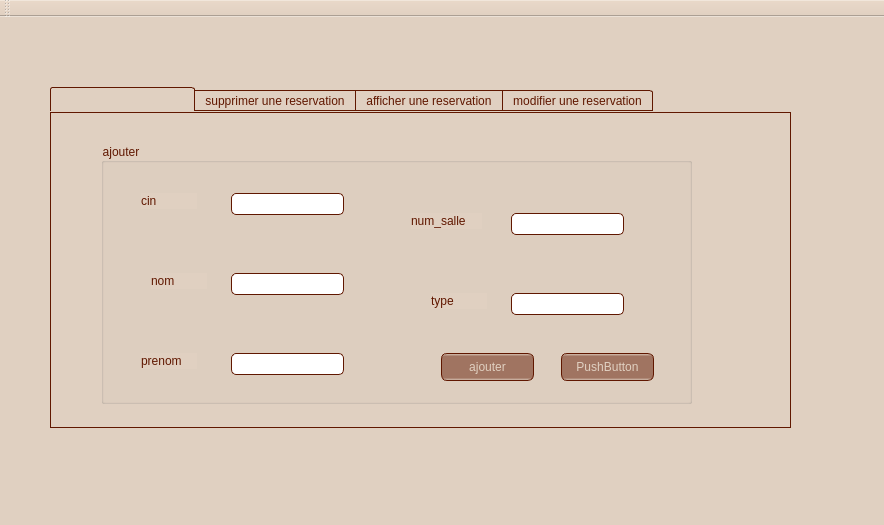
<?xml version="1.0" encoding="UTF-8"?>
<ui version="4.0">
 <class>MainWindow</class>
 <widget class="QMainWindow" name="MainWindow">
  <property name="geometry">
   <rect>
    <x>0</x>
    <y>0</y>
    <width>884</width>
    <height>525</height>
   </rect>
  </property>
  <property name="windowTitle">
   <string>Gestion des Clients</string>
  </property>
  <property name="styleSheet">
   <string notr="true">QToolTip
{
     border: 1px white ;
     background-color: #601700;
     padding: 1px;
     border-radius: 3px;
     opacity: 100;
}

QWidget
{
    color: #601700;
    background-color: #e0d0c1;
}

/*QWidget:item
{
	 border-top-color: #601700;
    border-color: #601700;
    color: #e0d0c1;
	background-color: #e0d0c1;
	
}*/
QWidget:item:hover
{
    background-color: QLinearGradient( x1: 0, y1: 0, x2: 0, y2: 1, stop: 0 #e0d0c1, stop: 1 #a07461);
    color: #601700;
}

QWidget:item:selected
{
    background-color: QLinearGradient( x1: 0, y1: 0, x2: 0, y2: 1, stop: 0 #a07461, stop: 1 #a07461);
}

QMenuBar::item
{
    background: white;
}

QMenuBar::item:selected
{
    background: transparent;
    border: 1px solid #ffaa00;
}

QMenuBar::item:pressed
{
    background: #444;
    border: 1px solid #000;
    background-color: QLinearGradient(
        x1:0, y1:0,
        x2:0, y2:1,
        stop:1 #212121,
        stop:0.4 #343434/*,
        stop:0.2 #343434,
        stop:0.1 #ffaa00*/
    );
    margin-bottom:-1px;
    padding-bottom:1px;
}

QMenu
{
    border: 1px solid #000;
}

QMenu::item
{
    padding: 2px 20px 2px 20px;
}

QMenu::item:selected
{
    color: #000000;
}

QWidget:disabled
{
    color: #601700;
    background-color: #e0d0c1;
}

QAbstractItemView
{
    background-color: #e0d0c1/*QLinearGradient( x1: 0, y1: 0, x2: 0, y2: 1, stop: 0 #4d4d4d, stop: 0.1 #646464, stop: 1 #5d5d5d);*/
}

QWidget:focus
{
    /*border: 2px solid QLinearGradient( x1: 0, y1: 0, x2: 0, y2: 1, stop: 0 #ffa02f, stop: 1 #d7801a);*/
}

QLineEdit
{
    background-color:white;
/*QLinearGradient( x1: 0, y1: 0, x2: 0, y2: 1, stop: 0 #a07461, stop: 0 #a07461, stop: 1 #a07461);*/
    padding: 1px;
    border-style: solid;
    border: 1px solid #601700;
    border-radius: 5;
}

QPushButton
{
    color: #e0d0c1;
    background-color: QLinearGradient( x1: 0, y1: 0, x2: 0, y2: 1, stop: 0 #e0d0c1, stop: 0.1 #a07461, stop: 0.5 #a07461, stop: 0.9 #a07461, stop: 1 #e0d0c1);
    border-width: 1px;
    border-color: #601700;
    border-style: solid;
    border-radius: 6;
    padding: 3px;
    font-size: 12px;
    padding-left: 5px;
    padding-right: 5px;
}

QPushButton:pressed
{
    background-color:QLinearGradient( x1: 0, y1: 0, x2: 0, y2: 1, stop: 0 #a07461, stop: 0.2 #601700, stop: 0.5 #601700, stop: 0.8 #601700, stop: 1 #a07461);
/*QLinearGradient( x1: 0, y1: 0, x2: 0, y2: 1, stop: 0 #a07461, stop: 0.1 #601700, stop: 0.5 #601700, stop: 0.9 #601700, stop: 1 #61700);*/
}

QComboBox
{
    selection-background-color: #ffaa00;
    background-color: QLinearGradient( x1: 0, y1: 0, x2: 0, y2: 1, stop: 0 #565656, stop: 0.1 #525252, stop: 0.5 #4e4e4e, stop: 0.9 #4a4a4a, stop: 1 #464646);
    border-style: solid;
    border: 1px solid #ffffff;
    border-radius: 5;
}

QComboBox:hover,QPushButton:hover
{
    border: 2px solid QLinearGradient( x1: 0, y1: 0, x2: 0, y2: 1, stop: 0 #a07461, stop: 1 #c18c75);
}


QComboBox:on
{
    padding-top: 3px;
    padding-left: 4px;
    background-color: QLinearGradient( x1: 0, y1: 0, x2: 0, y2: 1, stop: 0 #2d2d2d, stop: 0.1 #2b2b2b, stop: 0.5 #292929, stop: 0.9 #282828, stop: 1 #252525);
    selection-background-color: #ffaa00;
}

QComboBox QAbstractItemView
{
    border: 2px solid white;
    selection-background-color: QLinearGradient( x1: 0, y1: 0, x2: 0, y2: 1, stop: 0 #ffa02f, stop: 1 #d7801a);
}

QComboBox::drop-down
{
     subcontrol-origin: padding;
     subcontrol-position: top right;
     width: 15px;

     border-left-width: 0px;
     border-left-color: darkgray;
     border-left-style: solid; /* just a single line */
     border-top-right-radius: 3px; /* same radius as the QComboBox */
     border-bottom-right-radius: 3px;
 }

QComboBox::down-arrow
{
     image: url(:/down_arrow.png);
}

QGroupBox:focus
{
border: 2px solid #e0d0c1/*QLinearGradient( x1: 0, y1: 0, x2: 0, y2: 1, stop: 0 #e0d0c1, stop: 1 #a07461);*/
}

QTextEdit:focus
{
    border: 2px solid #e0d0c1/*QLinearGradient( x1: 0, y1: 0, x2: 0, y2: 1, stop: 0 #ffa02f, stop: 1 #d7801a);*/
}

QScrollBar:horizontal {
     border: 1px solid #601700;
     background: QLinearGradient( x1: 0, y1: 0, x2: 0, y2: 1, stop: 0.0 #601700, stop: 0.2 #601700, stop: 1 #601700);
     height: 7px;
     margin: 0px 16px 0 16px;
}

QScrollBar::handle:horizontal
{
      background: QLinearGradient( x1: 0, y1: 0, x2: 1, y2: 0, stop: 0 #e0d0c1, stop: 0.5 #e0d0c1, stop: 1 #e0d0c1);
      min-height: 20px;
      border-radius: 2px;
}

QScrollBar::add-line:horizontal {
      border: 1px solid #601700;
      border-radius: 2px;
      background: QLinearGradient( x1: 0, y1: 0, x2: 1, y2: 0, stop: 0 #e0d0c1, stop: 1 #e0d0c1);
      width: 14px;
      subcontrol-position: right;
      subcontrol-origin: margin;
}

QScrollBar::sub-line:horizontal {
      border: 1px solid #601700;
      border-radius: 2px;
      background: QLinearGradient( x1: 0, y1: 0, x2: 1, y2: 0, stop: 0 #e0d0c1, stop: 1 #e0d0c1);
      width: 14px;
     subcontrol-position: left;
     subcontrol-origin: margin;
}

QScrollBar::right-arrow:horizontal, QScrollBar::left-arrow:horizontal
{
      border: 1px solid black;
      width: 1px;
      height: 1px;
      background: white;
}

QScrollBar::add-page:horizontal, QScrollBar::sub-page:horizontal
{
      background: none;
}

QScrollBar:vertical
{
      background: QLinearGradient( x1: 0, y1: 0, x2: 1, y2: 0, stop: 0.0 #601700, stop: 0.2 #601700, stop: 1 #601700);
      width: 7px;
      margin: 16px 0 16px 0;
      border: 1px solid #601700;
}

QScrollBar::handle:vertical
{
      background: QLinearGradient( x1: 0, y1: 0, x2: 0, y2: 1, stop: 0 #e0d0c1, stop: 0.5 #e0d0c1, stop: 1 #e0d0c1);
      min-height: 20px;
      border-radius: 2px;
}

QScrollBar::add-line:vertical
{
      border: 1px solid #601700;
      border-radius: 2px;
      background: QLinearGradient( x1: 0, y1: 0, x2: 0, y2: 1, stop: 0 #e0d0c1, stop: 1 #e0d0c1);
      height: 14px;
      subcontrol-position: bottom;
      subcontrol-origin: margin;
}

QScrollBar::sub-line:vertical
{
      border: 1px solid #601700;
      border-radius: 2px;
      background: QLinearGradient( x1: 0, y1: 0, x2: 0, y2: 1, stop: 0 #e0d0c1, stop: 1 #e0d0c1);
      height: 14px;
      subcontrol-position: top;
      subcontrol-origin: margin;
}

QScrollBar::up-arrow:vertical, QScrollBar::down-arrow:vertical
{
      border: 1px solid black;
      width: 1px;
      height: 1px;
      background: white;
}


QScrollBar::add-page:vertical, QScrollBar::sub-page:vertical
{
      background: none;
}

QTextEdit
{
    background-color: #e0d0c1;
border:#e0d0c1;
}

QPlainTextEdit
{
    background-color: #e0d0c1;
}

QHeaderView::section
{
    background-color: QLinearGradient( x1: 0, y1: 0, x2: 0, y2: 1, stop: 0 #e0d0c1, stop: 0.2 #a07461, stop: 0.5 #a07461, stop: 0.8 #a07461, stop: 1 #e0d0c1);/*QLinearGradient(x1:0, y1:0, x2:0, y2:1, stop:0 #c1b4a7, stop: 0.5 #8c6555, stop: 0.6 #601700, stop:1 #8c6555);*/
    color: #e0d0c1;
    padding-left: 4px;
    border: 1px solid #601700;
}

QCheckBox:disabled
{
color: #414141;
}

QDockWidget::title
{
    text-align: center;
    spacing: 3px; /* spacing between items in the tool bar */
    background-color: QLinearGradient(x1:0, y1:0, x2:0, y2:1, stop:0 #323232, stop: 0.5 #242424, stop:1 #323232);
}

QDockWidget::close-button, QDockWidget::float-button
{
    text-align: center;
    spacing: 1px; /* spacing between items in the tool bar */
    background-color: QLinearGradient(x1:0, y1:0, x2:0, y2:1, stop:0 #323232, stop: 0.5 #242424, stop:1 #323232);
}

QDockWidget::close-button:hover, QDockWidget::float-button:hover
{
    background: #242424;
}

QDockWidget::close-button:pressed, QDockWidget::float-button:pressed
{
    padding: 1px -1px -1px 1px;
}

QMainWindow::separator
{
    background-color: QLinearGradient(x1:0, y1:0, x2:0, y2:1, stop:0 #161616, stop: 0.5 #151515, stop: 0.6 #212121, stop:1 #343434);
    color: white;
    padding-left: 4px;
    border: 1px solid #e0d0c1;
    spacing: 3px; /* spacing between items in the tool bar */
}

QMainWindow::separator:hover
{

    background-color: QLinearGradient(x1:0, y1:0, x2:0, y2:1, stop:0 #d7801a, stop:0.5 #b56c17 stop:1 #ffa02f);
    color: white;
    padding-left: 4px;
    border: 1px solid #6c6c6c;
    spacing: 3px; /* spacing between items in the tool bar */
}

QToolBar::handle
{
     spacing: 3px; /* spacing between items in the tool bar */
     background: url(:/images/handle.png);
}

QMenu::separator
{
    height: 2px;
    background-color: QLinearGradient(x1:0, y1:0, x2:0, y2:1, stop:0 #161616, stop: 0.5 #151515, stop: 0.6 #212121, stop:1 #343434);
    color: white;
    padding-left: 4px;
    margin-left: 10px;
    margin-right: 5px;
}

QProgressBar
{
    border: 2px solid grey;
    border-radius: 5px;
    text-align: center;
}

QProgressBar::chunk
{
    background-color: #d7801a;
    width: 2.15px;
    margin: 0.5px;
}

QTabBar::tab {
    color: #e0d0c1;
    border: 1px solid #601700;
    border-bottom-style: none;
    background-color:   QLinearGradient(x1:0, y1:0, x2:0, y2:1, stop:1 #601700, stop:.4 #841e00);;
    padding-left: 10px;
    padding-right: 10px;
    padding-top: 3px;
    padding-bottom: 2px;
    margin-right: -1px;
}

QTabWidget::pane {
    border: 1px solid #601700;
    top: 1px;
}

QTabBar::tab:last
{
    margin-right: 0; /* the last selected tab has nothing to overlap with on the right */
    border-top-right-radius: 3px;
}

QTabBar::tab:first:!selected
{
 margin-left: 0px; /* the last selected tab has nothing to overlap with on the right */


    border-top-left-radius: 3px;
}

QTabBar::tab:!selected
{
    color: #601700;
    border-bottom-style: solid;
    margin-top: 3px;
    background-color: QLinearGradient(x1:0, y1:0, x2:0, y2:1, stop:1 #a07461, stop:.4 #bc8872);
}

QTabBar::tab:selected
{
    border-top-left-radius: 3px;
    border-top-right-radius: 3px;
    margin-bottom: 0px;
}

QTabBar::tab:!selected:hover
{
    /*border-top: 2px solid #ffaa00;
    padding-bottom: 3px;*/
    border-top-left-radius: 3px;
    border-top-right-radius: 3px;
    background-color: QLinearGradient(x1:0, y1:0, x2:0, y2:1, stop:1 #a07461, stop:0.4 #bc8872, stop:0.2 #bc8872, stop:0.1 #a07461);
}

QRadioButton::indicator:checked, QRadioButton::indicator:unchecked{
    color: #601700;
    background-color: #a07461;
    border: 1px solid #601700;
    border-radius: 6px;
}

QRadioButton::indicator:checked
{
    background-color: qradialgradient(
        cx: 0.5, cy: 0.5,
        fx: 0.5, fy: 0.5,
        radius: 1.0,
        stop: 0.25 #e0d0c1,
        stop: 0.3 #601700
    );
}

QCheckBox::indicator{
    color: #b1b1b1;
    background-color: #323232;
    border: 1px solid #b1b1b1;
    width: 9px;
    height: 9px;
}

QRadioButton::indicator
{
    border-radius: 6px;
}

QRadioButton::indicator:hover, QCheckBox::indicator:hover
{
    border: 1px solid #601700;
}

QCheckBox::indicator:checked
{
    image:url(:/images/checkbox.png);
}

QCheckBox::indicator:disabled, QRadioButton::indicator:disabled
{
    border: 1px solid #444;
}</string>
  </property>
  <widget class="QWidget" name="centralWidget">
   <widget class="QTabWidget" name="tabWidget">
    <property name="geometry">
     <rect>
      <x>50</x>
      <y>70</y>
      <width>741</width>
      <height>341</height>
     </rect>
    </property>
    <property name="currentIndex">
     <number>0</number>
    </property>
    <widget class="QWidget" name="tab">
     <attribute name="title">
      <string>ajouter une reservation</string>
     </attribute>
     <widget class="QGroupBox" name="groupBox">
      <property name="geometry">
       <rect>
        <x>50</x>
        <y>30</y>
        <width>591</width>
        <height>261</height>
       </rect>
      </property>
      <property name="title">
       <string>ajouter</string>
      </property>
      <widget class="QLineEdit" name="le_cin">
       <property name="geometry">
        <rect>
         <x>130</x>
         <y>50</y>
         <width>113</width>
         <height>22</height>
        </rect>
       </property>
       <property name="styleSheet">
        <string notr="true">background-color: rgb(255, 255, 255);</string>
       </property>
      </widget>
      <widget class="QLineEdit" name="le_nom">
       <property name="geometry">
        <rect>
         <x>130</x>
         <y>130</y>
         <width>113</width>
         <height>22</height>
        </rect>
       </property>
       <property name="styleSheet">
        <string notr="true">background-color: rgb(255, 255, 255);</string>
       </property>
      </widget>
      <widget class="QLineEdit" name="le_prenom">
       <property name="geometry">
        <rect>
         <x>130</x>
         <y>210</y>
         <width>113</width>
         <height>22</height>
        </rect>
       </property>
       <property name="styleSheet">
        <string notr="true">background-color: rgb(255, 255, 255);</string>
       </property>
      </widget>
      <widget class="QLineEdit" name="le_num_salle">
       <property name="geometry">
        <rect>
         <x>410</x>
         <y>70</y>
         <width>113</width>
         <height>22</height>
        </rect>
       </property>
       <property name="styleSheet">
        <string notr="true">background-color: rgb(255, 255, 255);</string>
       </property>
      </widget>
      <widget class="QLineEdit" name="le_type">
       <property name="geometry">
        <rect>
         <x>410</x>
         <y>150</y>
         <width>113</width>
         <height>22</height>
        </rect>
       </property>
       <property name="styleSheet">
        <string notr="true">background-color: rgb(255, 255, 255);</string>
       </property>
      </widget>
      <widget class="QLabel" name="label">
       <property name="geometry">
        <rect>
         <x>40</x>
         <y>50</y>
         <width>56</width>
         <height>16</height>
        </rect>
       </property>
       <property name="text">
        <string>cin</string>
       </property>
      </widget>
      <widget class="QLabel" name="label_2">
       <property name="geometry">
        <rect>
         <x>50</x>
         <y>130</y>
         <width>56</width>
         <height>16</height>
        </rect>
       </property>
       <property name="text">
        <string>nom</string>
       </property>
      </widget>
      <widget class="QLabel" name="label_3">
       <property name="geometry">
        <rect>
         <x>40</x>
         <y>210</y>
         <width>56</width>
         <height>16</height>
        </rect>
       </property>
       <property name="text">
        <string>prenom</string>
       </property>
      </widget>
      <widget class="QLabel" name="label_4">
       <property name="geometry">
        <rect>
         <x>310</x>
         <y>70</y>
         <width>71</width>
         <height>16</height>
        </rect>
       </property>
       <property name="text">
        <string>num_salle</string>
       </property>
      </widget>
      <widget class="QLabel" name="label_5">
       <property name="geometry">
        <rect>
         <x>330</x>
         <y>150</y>
         <width>56</width>
         <height>16</height>
        </rect>
       </property>
       <property name="text">
        <string>type</string>
       </property>
      </widget>
      <widget class="QPushButton" name="b_ajouter">
       <property name="geometry">
        <rect>
         <x>340</x>
         <y>210</y>
         <width>93</width>
         <height>28</height>
        </rect>
       </property>
       <property name="text">
        <string>ajouter</string>
       </property>
      </widget>
      <widget class="QPushButton" name="pushButton_2">
       <property name="geometry">
        <rect>
         <x>460</x>
         <y>210</y>
         <width>93</width>
         <height>28</height>
        </rect>
       </property>
       <property name="text">
        <string>PushButton</string>
       </property>
      </widget>
     </widget>
    </widget>
    <widget class="QWidget" name="tab_2">
     <attribute name="title">
      <string>supprimer une reservation</string>
     </attribute>
     <widget class="QGroupBox" name="groupBox_2">
      <property name="geometry">
       <rect>
        <x>180</x>
        <y>60</y>
        <width>351</width>
        <height>221</height>
       </rect>
      </property>
      <property name="title">
       <string>Supprimer</string>
      </property>
      <widget class="QPushButton" name="supprimer">
       <property name="geometry">
        <rect>
         <x>240</x>
         <y>170</y>
         <width>93</width>
         <height>28</height>
        </rect>
       </property>
       <property name="text">
        <string>supprimer</string>
       </property>
      </widget>
      <widget class="QLineEdit" name="le_cin_supp">
       <property name="geometry">
        <rect>
         <x>180</x>
         <y>80</y>
         <width>113</width>
         <height>22</height>
        </rect>
       </property>
       <property name="styleSheet">
        <string notr="true">background-color: rgb(255, 255, 255);</string>
       </property>
      </widget>
      <widget class="QLabel" name="label_6">
       <property name="geometry">
        <rect>
         <x>50</x>
         <y>80</y>
         <width>56</width>
         <height>16</height>
        </rect>
       </property>
       <property name="text">
        <string>cin</string>
       </property>
      </widget>
     </widget>
    </widget>
    <widget class="QWidget" name="tab_3">
     <attribute name="title">
      <string>afficher une reservation</string>
     </attribute>
     <widget class="QTableView" name="tab_reservation">
      <property name="geometry">
       <rect>
        <x>10</x>
        <y>60</y>
        <width>711</width>
        <height>192</height>
       </rect>
      </property>
      <property name="styleSheet">
       <string notr="true">background-color: rgb(255, 255, 255);</string>
      </property>
     </widget>
    </widget>
    <widget class="QWidget" name="tab_4">
     <attribute name="title">
      <string>modifier une reservation</string>
     </attribute>
     <widget class="QLineEdit" name="le_num_salle_2">
      <property name="geometry">
       <rect>
        <x>510</x>
        <y>70</y>
        <width>113</width>
        <height>22</height>
       </rect>
      </property>
      <property name="styleSheet">
       <string notr="true">background-color: rgb(255, 255, 255);</string>
      </property>
     </widget>
     <widget class="QLineEdit" name="le_prenom_2">
      <property name="geometry">
       <rect>
        <x>230</x>
        <y>210</y>
        <width>113</width>
        <height>22</height>
       </rect>
      </property>
      <property name="styleSheet">
       <string notr="true">background-color: rgb(255, 255, 255);</string>
      </property>
     </widget>
     <widget class="QLineEdit" name="le_nom_2">
      <property name="geometry">
       <rect>
        <x>230</x>
        <y>130</y>
        <width>113</width>
        <height>22</height>
       </rect>
      </property>
      <property name="styleSheet">
       <string notr="true">background-color: rgb(255, 255, 255);</string>
      </property>
     </widget>
     <widget class="QLabel" name="label_7">
      <property name="geometry">
       <rect>
        <x>430</x>
        <y>150</y>
        <width>56</width>
        <height>16</height>
       </rect>
      </property>
      <property name="text">
       <string>type</string>
      </property>
     </widget>
     <widget class="QLabel" name="label_8">
      <property name="geometry">
       <rect>
        <x>140</x>
        <y>210</y>
        <width>56</width>
        <height>16</height>
       </rect>
      </property>
      <property name="text">
       <string>prenom</string>
      </property>
     </widget>
     <widget class="QLabel" name="label_9">
      <property name="geometry">
       <rect>
        <x>150</x>
        <y>130</y>
        <width>56</width>
        <height>16</height>
       </rect>
      </property>
      <property name="text">
       <string>nom</string>
      </property>
     </widget>
     <widget class="QLabel" name="label_10">
      <property name="geometry">
       <rect>
        <x>410</x>
        <y>70</y>
        <width>71</width>
        <height>16</height>
       </rect>
      </property>
      <property name="text">
       <string>num_salle</string>
      </property>
     </widget>
     <widget class="QLineEdit" name="le_cin_2">
      <property name="geometry">
       <rect>
        <x>230</x>
        <y>50</y>
        <width>113</width>
        <height>22</height>
       </rect>
      </property>
      <property name="styleSheet">
       <string notr="true">background-color: rgb(255, 255, 255);</string>
      </property>
     </widget>
     <widget class="QPushButton" name="b_modifier">
      <property name="geometry">
       <rect>
        <x>560</x>
        <y>210</y>
        <width>93</width>
        <height>28</height>
       </rect>
      </property>
      <property name="text">
       <string>modifier</string>
      </property>
     </widget>
     <widget class="QLabel" name="label_11">
      <property name="geometry">
       <rect>
        <x>140</x>
        <y>50</y>
        <width>56</width>
        <height>16</height>
       </rect>
      </property>
      <property name="text">
       <string>cin</string>
      </property>
     </widget>
     <widget class="QLineEdit" name="le_type_2">
      <property name="geometry">
       <rect>
        <x>510</x>
        <y>150</y>
        <width>113</width>
        <height>22</height>
       </rect>
      </property>
      <property name="styleSheet">
       <string notr="true">background-color: rgb(255, 255, 255);</string>
      </property>
     </widget>
    </widget>
   </widget>
  </widget>
  <widget class="QMenuBar" name="menuBar">
   <property name="geometry">
    <rect>
     <x>0</x>
     <y>0</y>
     <width>884</width>
     <height>26</height>
    </rect>
   </property>
  </widget>
  <widget class="QToolBar" name="mainToolBar">
   <attribute name="toolBarArea">
    <enum>TopToolBarArea</enum>
   </attribute>
   <attribute name="toolBarBreak">
    <bool>false</bool>
   </attribute>
  </widget>
  <widget class="QStatusBar" name="statusBar"/>
 </widget>
 <layoutdefault spacing="6" margin="11"/>
 <resources/>
 <connections/>
</ui>
